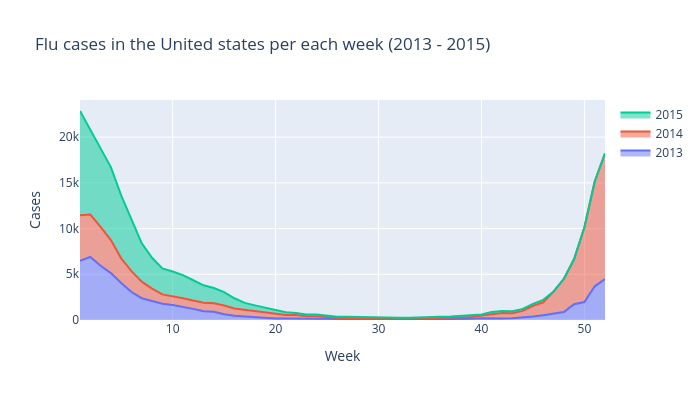

The code cell stored with this chart in its notebook:
### Markdown cell above
If we want a greater level of control over the figure, we can build it trace-by-trace using the [graph_objects API](https://plotly.com/python-api-reference/plotly.graph_objects.html#graph-objects). Instatiate a figure object with `go.Figure()`, then use `add_trace()` three times to add a stacked area for each year.

Unintuitively, the relevant trace for an area chart is [go.Scatter](https://plotly.com/python-api-reference/generated/plotly.graph_objects.Scatter.html#plotly.graph_objects.Scatter) with the `stackgroup` argument. 

Add proper labels and change the `width` and `height` of the figure using [.update_layout()](https://plotly.com/python/reference/layout/) (necessary when building plots with graph_objects).

### Code cell
fig = go.Figure()

for year in (years):

    line_year = usa_time[usa_time['Year'] == year]
    fig.add_trace(go.Scatter(x = line_year['Week'], y = line_year['ALL_INF'], name = year, 
                             stackgroup = 'one'))

fig.update_layout(
    title = "Flu cases in the United states per each week (2013 - 2015)",
    xaxis_title = "Week",
    yaxis_title = "Cases",
    showlegend = True,
    width = 700,
    height = 400
)

fig

### Figure 1 — Plotly figure (JSON) as saved in the notebook; plotly's stock layout.template omitted (floating-point values rounded to 4 significant figures)
{"data": [{"name": "2013", "stackgroup": "one", "type": "scatter", "x": [1, 2, 3, 4, 5, 6, 7, 8, 9, 10, 11, 12, 13, 14, 15, 16, 17, 18, 19, 20, 21, 22, 23, 24, 25, 26, 27, 28, 29, 30, 31, 32, 33, 34, 35, 36, 37, 38, 39, 40, 41, 42, 43, 44, 45, 46, 47, 48, 49, 50, 51, 52], "y": [6474, 6897, 5936, 5130, 4039, 3059, 2385, 2069, 1776, 1645, 1452, 1219, 953, 893, 631, 454, 379, 293, 249, 174, 161, 148, 129, 126, 95, 65, 67, 79, 56, 60, 75, 63, 58, 58, 120, 113, 122, 117, 137, 185, 221, 175, 197, 274, 394, 520, 703, 863, 1722, 1968, 3685, 4478]}, {"name": "2014", "stackgroup": "one", "type": "scatter", "x": [1, 2, 3, 4, 5, 6, 7, 8, 9, 10, 11, 12, 13, 14, 15, 16, 17, 18, 19, 20, 21, 22, 23, 24, 25, 26, 27, 28, 29, 30, 31, 32, 33, 34, 35, 36, 37, 38, 39, 40, 41, 42, 43, 44, 45, 46, 47, 48, 49, 50, 51, 52], "y": [4982, 4636, 4243, 3613, 2708, 2289, 1812, 1373, 1026, 974, 930, 919, 933, 939, 954, 796, 717, 697, 561, 496, 385, 396, 270, 290, 221, 170, 153, 144, 94, 115, 94, 79, 112, 106, 133, 111, 129, 171, 200, 309, 439, 584, 544, 726, 1156, 1416, 2402, 3624, 4947, 8182, 11464, 13747]}, {"name": "2015", "stackgroup": "one", "type": "scatter", "x": [1, 2, 3, 4, 5, 6, 7, 8, 9, 10, 11, 12, 13, 14, 15, 16, 17, 18, 19, 20, 21, 22, 23, 24, 25, 26, 27, 28, 29, 30, 31, 32, 33, 34, 35, 36, 37, 38, 39, 40, 41, 42, 43, 44, 45, 46], "y": [11406, 9238, 8645, 7983, 6880, 5622, 4195, 3369, 2839, 2688, 2524, 2208, 1910, 1666, 1472, 1127, 772, 610, 527, 384, 307, 226, 193, 178, 152, 121, 129, 99, 86, 80, 77, 91, 79, 96, 98, 134, 131, 167, 115, 105, 209, 228, 223, 208, 210, 270]}], "layout": {"height": 400, "showlegend": true, "title": {"text": "Flu cases in the United states per each week (2013 - 2015)"}, "width": 700, "xaxis": {"title": {"text": "Week"}}, "yaxis": {"title": {"text": "Cases"}}}}
